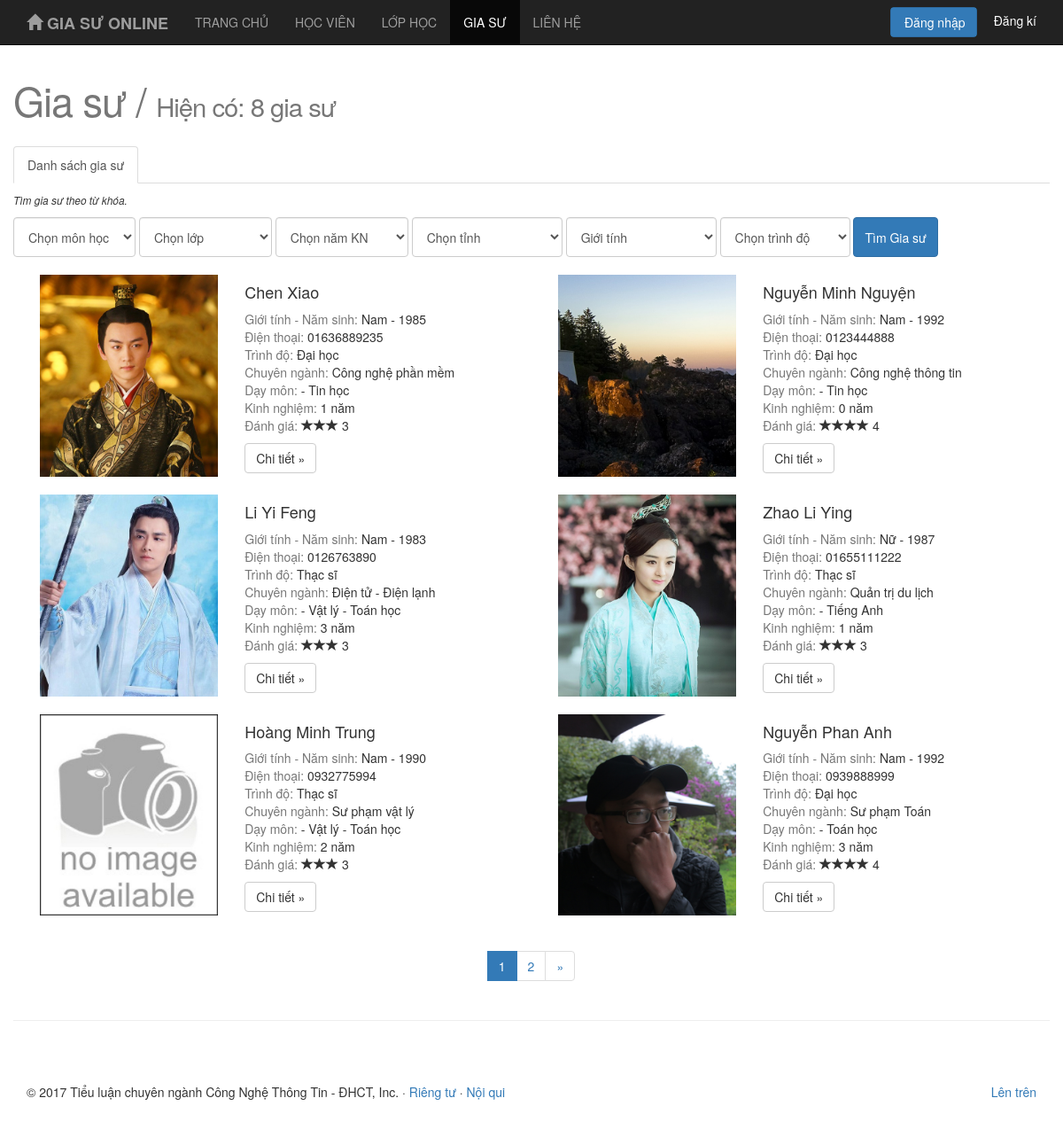
/index.php/giasu/pagination_gs, run on the app's committed database.
### tables this page shows
CREATE TABLE `giasu` (
  `gs_tk_id` int(11) NOT NULL,
  `gs_hoten` varchar(100) NOT NULL,
  `gs_gioitinh` int(1) NOT NULL,
  `gs_namsinh` int(4) NOT NULL,
  `gs_dienthoai` varchar(11) NOT NULL,
  `gs_diadiem` varchar(100) DEFAULT NULL,
  `gs_motadiadiem` varchar(255) DEFAULT NULL,
  `gs_hinhanh` varchar(100) NOT NULL,
  `gs_gioithieu` text,
  `gs_trinhdo` varchar(50) NOT NULL,
  `gs_chuyennganh` varchar(100) NOT NULL,
  `gs_congviec` varchar(100) DEFAULT NULL,
  `gs_ngayday` varchar(255) DEFAULT NULL,
  `gs_gioday` varchar(255) DEFAULT NULL,
  `gs_kinhnghiem` int(2) DEFAULT NULL,
  `gs_diachi` varchar(100) NOT NULL,
  `gs_trangthai` int(1) NOT NULL
);

### application/controllers/Giasu.php (called while the page is built, shortened)
<?php if (!defined('BASEPATH')) exit('No direct script access allowed');
class Giasu extends CI_Controller{
    public function __construct(){
       $this->load->model('m_giasu');
       $this->load->model('m_admin');
    }
    public function pagination_gs(){
        $data=array('title'=>'Gia sư');
        $this->load->view("/layout/header", $data);
        $this->load->view("/pages/v_tutors");
        $this->load->view("/layout/footer");
    }
}
?>

### index.php (called while the page is built, shortened)
<?php
require_once BASEPATH.'core/CodeIgniter.php';

### application/models/M_giasu.php (called while the page is built, shortened)
<?php
class M_giasu extends CI_Model{
    public $table  = 'giasu';
    public function getAllGiaSu($where = array(), $limit, $offset){
        if(!empty($where))
            $this->db->where($where);
        $this->db->order_by('gs_tk_id desc');
        $this->db->limit($limit, $offset);
        $result = $this->db->get($this->table);
        return $result->result();
    }
    public function getNumGiaSu($where = array()){
        $this->db->where($where);
        $result = $this->db->get($this->table);
        return $result->num_rows();
    }
}
?>

### application/models/M_admin.php (called while the page is built, shortened)
<?php
class M_admin extends CI_Model{
    public function getPageSetting($type){
        $where = array('cd_ten' => $type);
        $this->db->where($where);
        $result = $this->db->get('caidat');
        return $result->row()->cd_trang;
    }
}
?>

### application/views/pages/v_tutors.php (the view, shortened to what this page needs)
<div class="container">
    <div class="row">
    <h2 class="text-lg"><span class="text-muted">Gia sư / <small> Hiện có: <?php echo $this->m_giasu->getNumGiaSu(array('gs_trangthai' => 1)); ?> gia sư</small></samp></h2>
    <ul class="nav nav-tabs">
    <li class="active"><a data-toggle="tab" href="#students-list">Danh sách gia sư</a></li>
    </ul>
    <div class="tab-content">
    <div id="students-list" class="tab-pane fade in <?php if($this->uri->segment(2)=='pagination_gs' || $this->uri->segment(1)=='v_tutors') echo 'active'; ?>">
        <small><p><i>Tìm gia sư theo từ khóa.</i></p></small>
        <form class="form-inline" method="post" action="<?php echo base_url(); ?>giasu/find_gs">
            <select data-placeholder="Chọn lớp học..." class="form-control form-hg" name="slLop" id="slLop" style="width: 150px;">
                <option value="">Chọn lớp</option>
            </select>
            <select name='slNamKN' id="slNamKN" class='form-control form-hg' style="width: 150px;">
                <option value="">Chọn năm KN</option>
            </select>
            <select name='slTinh' id="slTinh" class='form-control form-hg' style="width: 170px">
                <option value="">Chọn tỉnh</option>
            </select>
            <select name='slGioiTinh' id="slGioiTinh" class='form-control form-hg' style="width: 170px">
                <option value="">Giới tính</option>
            </select>
            <input type="submit" name="submit" value="Tìm Gia sư" id="filterGS" class="btn btn-primary form-hg" />
        </form>
        <div class="row subject">
            <?php
            $offset=$this->uri->segment(3);
            $limit= $this->m_admin->getPageSetting('user'); ;
            $where = array('gs_trangthai' => 1);
            $giasu = $this->m_giasu->getAllGiaSu($where, $limit, $offset);
            $config = MyLibrary::configPagination();
            $config['base_url'] = base_url().'giasu/pagination_gs';
            $config['total_rows'] = count($this->db->query("SELECT * FROM giasu WHERE gs_trangthai=1")->result());
            $config['uri_segment']  = 3;
            $config['per_page'] = $limit;
            $this->pagination->initialize($config);
            $paginator=$this->pagination->create_links();
            foreach ($giasu as $giasu) {
                ?>
                <div class="col-lg-6">
                    <a href="#">
                    <div class="col-md-7 col-md-push-5 text-justify">
                        <h4><a href="<?php echo base_url(); ?>giasu/detail/<?php echo $giasu->gs_tk_id; ?>"><?php echo $giasu->gs_hoten; ?></a></h4>
                        <p>
                        <span class="text-muted">Giới tính - Năm sinh: </span><?php echo ($giasu->gs_gioitinh==1) ? "Nữ" : "Nam"; echo " - ".$giasu->gs_namsinh?><br/>
                        <span class="text-muted">Điện thoại: </span><?php echo $giasu->gs_dienthoai; ?><br/>
                        <span class="text-muted">Trình độ: </span><?php echo $giasu->gs_trinhdo; ?><br/>
                        <span class="text-muted">Chuyên ngành: </span><?php echo $giasu->gs_chuyennganh; ?><br/>
                        <span class="text-muted">Dạy môn: </span>
                        <?php
                        $sql="SELECT DISTINCT dl_mon FROM daylop WHERE dl_gs_id=$giasu->gs_tk_id ORDER BY dl_mon desc";
                        $daylop = $this->db->query($sql)->result();
                        foreach ($daylop as $daylop) {
                            echo "- ".$daylop->dl_mon." ";
                        }
                        ?>
                        <br/>
                        <span class="text-muted">Kinh nghiệm: </span><?php echo $giasu->gs_kinhnghiem." năm"; ?><br/>
                        <span class="text-muted">Đánh giá: </span>
                        <?php
                            $sql = "SELECT ld_diem_cmt FROM lopday a, dangky b WHERE a.ld_id = b.dk_ld_id AND (dk_trangthai = 1 OR dk_trangthai = -2) AND ld_diem_cmt is not NULL  AND b.dk_gs_id =".$giasu->gs_tk_id;
                            $gs = $this->db->query($sql)->result();
                            $row = ($this->db->query($sql)->num_rows()==0)?1:$this->db->query($sql)->num_rows();
                            $diem = 0;
                            foreach ($gs as $gs) {
                                $diem += $gs->ld_diem_cmt;
                            }
                            $a = ($diem/$row <3)?3:$diem/$row;
                            for($i=1;$i<=$a;$i++){
                                echo'<span class="glyphicon glyphicon-star"></span>';
                            }
                            echo " ".round($a, 1);
                        ?>
                        </p>
                        <p><a class="btn btn-default" href="<?php echo base_url(); ?>giasu/detail/<?php echo $giasu->gs_tk_id; ?>" role="button">Chi tiết &raquo;</a></p>
                    </div>
                    </a>
                    <div class="col-md-5 col-md-pull-7 box-padding">
                        <a href="<?php echo base_url(); ?>giasu/detail/<?php echo $giasu->gs_tk_id; ?>">
                        <img class="featurette-image img-responsive center-block" src="<?php echo base_url().$giasu->gs_hinhanh; ?>" alt="Generic placeholder image">
                        </a>
                    </div>
                </div>
                <?php
            } ?>
            <div class="col-lg-12 text-center">
                <ul class="pagination">
                    <li><?php echo $paginator; ?></li>
                </ul>
            </div>
        </div>
    </div>
</div>

### css/giasu.css (style rules this page uses)
body { padding-top: 70px; }
body { font-family:'Source Sans Pro','Helvetica Neue',Helvetica,Arial,sans-serif;font-weight:400;overflow-x:hidden;overflow-y:auto }
.form-hg { height: 45px; }
.text-lg { font-weight: 300; line-height: 1; letter-spacing: -1px; font-size: 45px; padding-bottom: 20px; }
.subject { margin: 20px 0; }
.subject a { color:#333; text-decoration: none; }
.box-padding { margin-bottom: 20px; }
#students-list, #class-list { padding-top: 10px; }

### data on the page
giasu: gs_hoten "Chen Xiao", gs_gioitinh "Nam", gs_namsinh "1985", gs_dienthoai "01636889235", gs_trinhdo "Đại học", gs_chuyennganh "Công nghệ phần mềm", dl_mon "Tin học", gs_kinhnghiem "1", a "3", gs_hinhanh (picture)
giasu: gs_hoten "Nguyễn Minh Nguyện", gs_gioitinh "Nam", gs_namsinh "1992", gs_dienthoai "0123444888", gs_trinhdo "Đại học", gs_chuyennganh "Công nghệ thông tin", dl_mon "Tin học", gs_kinhnghiem "0", a "4", gs_hinhanh (picture)
giasu: gs_hoten "Li Yi Feng", gs_gioitinh "Nam", gs_namsinh "1983", gs_dienthoai "0126763890", gs_trinhdo "Thạc sĩ", gs_chuyennganh "Điện tử - Điện lạnh", dl_mon "Vật lý", dl_mon "Toán học", gs_kinhnghiem "3", a "3", gs_hinhanh (picture)
giasu: gs_hoten "Zhao Li Ying", gs_gioitinh "Nữ", gs_namsinh "1987", gs_dienthoai "01655111222", gs_trinhdo "Thạc sĩ", gs_chuyennganh "Quản trị du lịch", dl_mon "Tiếng Anh", gs_kinhnghiem "1", a "3", gs_hinhanh (picture)
giasu: gs_hoten "Hoàng Minh Trung", gs_gioitinh "Nam", gs_namsinh "1990", gs_dienthoai "0932775994", gs_trinhdo "Thạc sĩ", gs_chuyennganh "Sư phạm vật lý", dl_mon "Vật lý", dl_mon "Toán học", gs_kinhnghiem "2", a "3", gs_hinhanh (placeholder picture)
giasu: gs_hoten "Nguyễn Phan Anh", gs_gioitinh "Nam", gs_namsinh "1992", gs_dienthoai "0939888999", gs_trinhdo "Đại học", gs_chuyennganh "Sư phạm Toán", dl_mon "Toán học", gs_kinhnghiem "3", a "4", gs_hinhanh (picture)

### other printed values
$this->m_giasu->getNumGiaSu(array('gs_trangthai' => 1)) "8"
$paginator "1 2 »"
